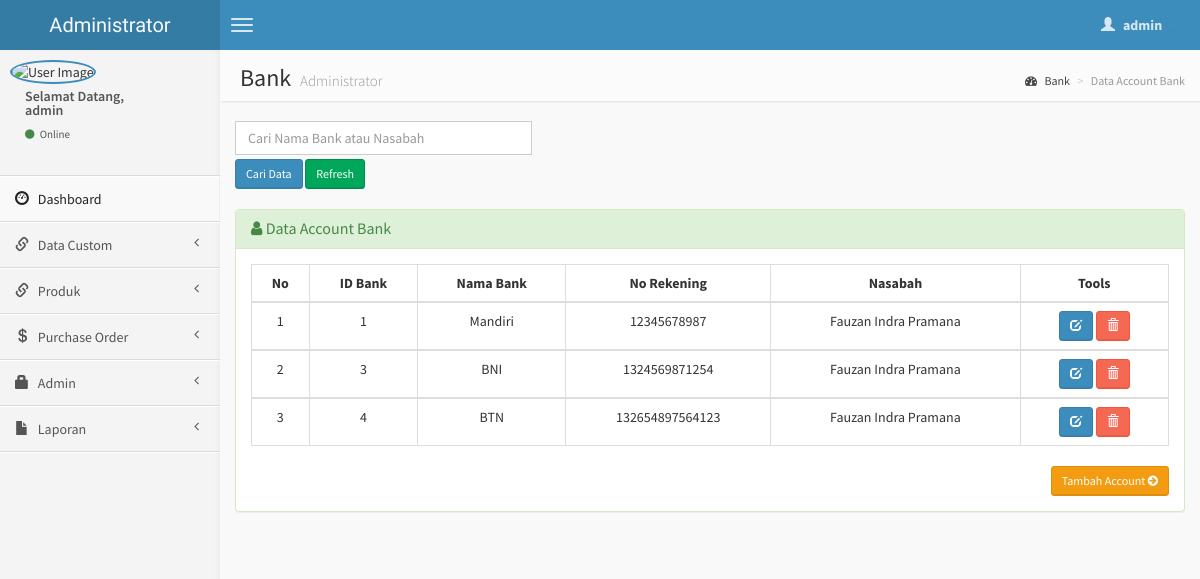
/admin/bank.php (signed in), run on the app's committed database.
### tables this page shows
CREATE TABLE `bank` (
  `id_bank` int(2) NOT NULL,
  `nama_bank` varchar(30) NOT NULL,
  `no_rek` varchar(30) NOT NULL,
  `nasabah` varchar(50) NOT NULL
);

### admin/bank.php (the view, shortened to what this page needs)
<?php include('header.php'); ?>
    <body class="skin-blue">
        <header class="header">
            <a href="index.php" class="logo">
                Administrator
            </a>
            <nav class="navbar navbar-static-top" role="navigation">
                <a href="#" class="navbar-btn sidebar-toggle" data-toggle="offcanvas" role="button">
                    <span class="icon-bar"></span>
                    <span class="icon-bar"></span>
                    <span class="icon-bar"></span>
                </a>
                <div class="navbar-right">
                    <ul class="nav navbar-nav">
                        <li class="dropdown user user-menu">
                            <a href="#" class="dropdown-toggle" data-toggle="dropdown">
                                <i class="glyphicon glyphicon-user"></i>
                                <span><?php echo $_SESSION['fullname']; ?> <i class="caret"></i></span>
                            </a>
                        </li>
                    </ul>
                </div>
            </nav>
        </header>
        <div class="wrapper row-offcanvas row-offcanvas-left">
            <aside class="left-side sidebar-offcanvas">
                <section class="sidebar">
                    <div class="user-panel">
                        <div class="pull-left image">
                            <img src="<?php echo $_SESSION['gambar']; ?>" class="img-circle" alt="User Image" style="border: 2px solid #3C8DBC;" />
                        </div>
                        <div class="pull-left info">
                            <p>Selamat Datang,<br /><?php echo $_SESSION['fullname']; ?></p>
                            <a href="#"><i class="fa fa-circle text-success"></i> Online</a>
                        </div>
                    </div>
                    <?php include "menu.php"; ?>
                </section>
            </aside>
            <aside class="right-side">
                <section class="content-header">
                    <h1>
                        Bank
                        <small>Administrator</small>
                    </h1>
                    <ol class="breadcrumb">
                        <li><a href="#"><i class="fa fa-dashboard"></i> Bank</a></li>
                        <li class="active">Data Account Bank</li>
                    </ol>
                </section>
                <section class="content">
                    <div class="row">
              <div class="col-lg-4">
              <form action='bank.php' method="POST">
	       <input type='text' class="form-control" style="margin-bottom: 4px;" name='qcari' placeholder='Cari Nama Bank atau Nasabah' required />
           <input type='submit' value='Cari Data' class="btn btn-sm btn-primary" /> <a href='produk.php' class="btn btn-sm btn-success" >Refresh</i></a>
          	</div>
              </div>
                    <br />
                    <div class="row">
                        <div class="col-lg-12">
                    <div class="panel panel-success">
                        <div class="panel-heading">
                        <h3 class="panel-title"><i class="fa fa-user"></i> Data Account Bank</h3>
                        </div>
                        <div class="panel-body">
                    <?php
                    $query1="select * from bank";
                    $tampil=mysqli_query($koneksi, $query1) or die(mysqli_error());
                    ?>
                  <table id="example" class="table table-hover table-bordered">
                  <thead>
                      <tr>
                        <th><center>No </center></th>
                        <th><center>ID Bank </i></center></th>
                        <th><center>Nama Bank </center></th>
                        <th><center>No Rekening </center></th>
                        <th><center>Nasabah </center></th>
                        <th><center>Tools</center></th>
                      </tr>
                  </thead>
                     <?php
                     $no=0;
                     while($data=mysqli_fetch_array($tampil))
                    { $no++; ?>
                    <tbody>
                    <tr>
                    <td><center><?php echo $no; ?></center></td>
                    <td><center><?php echo $data['id_bank'];?></center></td>
                    <td><center><?php echo $data['nama_bank']; ?></center></td>
                    <td><center><?php echo $data['no_rek']; ?></center></td>
                    <td><center><?php echo $data['nasabah']; ?></center></td>
                    <td><center><div id="thanks"><a class="btn btn-sm btn-primary" data-placement="bottom" data-toggle="tooltip" title="Edit Bank Account" href="edit-bank.php?hal=edit&kode=<?php echo $data['id_bank'];?>"><span class="glyphicon glyphicon-edit"></span></a>
                    <a onclick="return confirm ('Yakin hapus <?php echo $data['nasabah'];?>.?');" class="btn btn-sm btn-danger tooltips" data-placement="bottom" data-toggle="tooltip" title="Hapus Bank Account" href="bank.php?hal=hapus&kd=<?php echo $data['id_bank'];?>"><span class="glyphicon glyphicon-trash"></a></center></td></tr></div>
                 <?php
              }
              ?>
                <div class="text-right">
                  <a href="input-bank.php" class="btn btn-sm btn-warning">Tambah Account <i class="fa fa-arrow-circle-right"></i></a>
                </div>
              </div>
              </div>
<?php include('footer.php'); ?>

### data on the page
bank: id_bank "1", nama_bank "Mandiri", no_rek "12345678987", nasabah "Fauzan Indra Pramana"
bank: id_bank "3", nama_bank "BNI", no_rek "1324569871254", nasabah "Fauzan Indra Pramana"
bank: id_bank "4", nama_bank "BTN", no_rek "132654897564123", nasabah "Fauzan Indra Pramana"

### other printed values
$_SESSION['fullname'] "admin"
